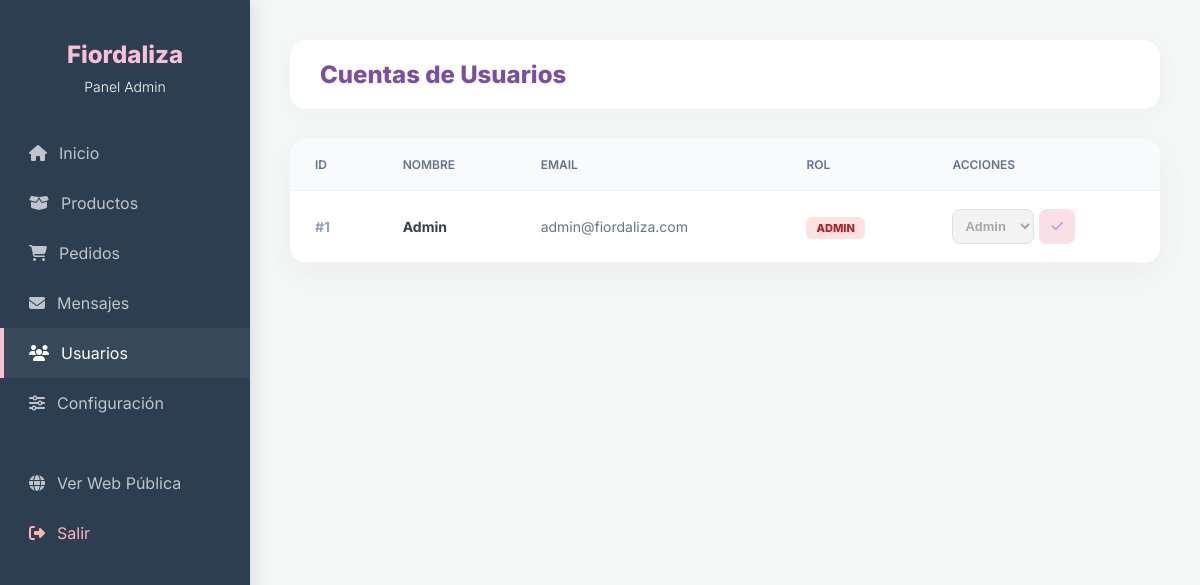
The app's page /admi/usuarios.php (signed in) with its own data.
### tables this page shows
CREATE TABLE IF NOT EXISTS `usuarios` (
    `id_usuario` INT AUTO_INCREMENT PRIMARY KEY,
    `nombre`     VARCHAR(100)  NOT NULL,
    `email`      VARCHAR(150)  NOT NULL UNIQUE,
    `contraseña` VARCHAR(255)  NOT NULL,
    `rol`        ENUM('cliente','admin') NOT NULL DEFAULT 'cliente'
);

### admi/usuarios.php (the view, shortened to what this page needs)
<?php
require '../conexion.php';
$resultado = $conexion->query("SELECT id_usuario, nombre, email, rol FROM usuarios ORDER BY id_usuario DESC");
?>
<!DOCTYPE html>
<html lang="es">
<head>
    <link rel="stylesheet" href="https://cdnjs.cloudflare.com/ajax/libs/font-awesome/6.4.2/css/all.min.css">
</head>
<body>
    <div class="sidebar" id="sidebar">
        <h2>Fiordaliza<br><span style="font-size: 14px; color: #fff; font-weight: 300;">Panel Admin</span></h2>
        <ul>
            <li><a href="dashboard.php"><i class="fa-solid fa-house"></i> Inicio</a></li>
            <li><a href="productos.php"><i class="fa-solid fa-box-open"></i> Productos</a></li>
            <li><a href="pedidos.php"><i class="fa-solid fa-cart-shopping"></i> Pedidos</a></li>
            <li><a href="mensajes.php"><i class="fa-solid fa-envelope"></i> Mensajes</a></li>
            <li><a href="usuarios.php" class="active"><i class="fa-solid fa-users"></i> Usuarios</a></li>
            <li><a href="configuracion.php"><i class="fa-solid fa-sliders"></i> Configuración</a></li>
            <li style="margin-top: 30px;"><a href="../index.php"><i class="fa-solid fa-globe"></i> Ver Web Pública</a></li>
            <li><a href="../logout.php" style="color: #ffb3b3;"><i class="fa-solid fa-right-from-bracket"></i> Salir</a></li>
        </ul>
    </div>
    <div class="contenido">
        <div class="header-content">
            <h1>Cuentas de Usuarios</h1>
        </div>
        <div class="table-container">
            <table>
                <thead>
                    <tr>
                        <th>ID</th>
                        <th>Nombre</th>
                        <th>Email</th>
                        <th>Rol</th>
                        <th>Acciones</th>
                    </tr>
                </thead>
                <tbody>
                    <?php if($resultado && $resultado->num_rows > 0): ?>
                        <?php while($row = $resultado->fetch_assoc()): ?>
                            <tr>
                                <td style="font-weight: bold; color: #94a3b8;">#<?php echo $row['id_usuario']; ?></td>
                                <td><strong><?php echo htmlspecialchars($row['nombre']); ?></strong></td>
                                <td style="color: #64748b;"><?php echo htmlspecialchars($row['email']); ?></td>
                                <td>
                                    <span class="badge <?php echo ($row['rol'] === 'admin') ? 'badge-admin' : 'badge-cliente'; ?>">
                                        <?php echo $row['rol']; ?>
                                    </span>
                                </td>
                                <td>
                                    <div style="display: flex; align-items: center;">
                                        <form method="POST" style="display: flex; gap: 5px;">
                                            <select name="rol" class="form-select" <?php echo ($row['id_usuario'] == 1) ? 'disabled' : ''; ?>>
                                                <option value="admin" <?php if($row['rol']=='admin') echo 'selected'; ?>>Admin</option>
                                            </select>
                                            <button type="submit" class="btn-update" <?php echo ($row['id_usuario'] == 1) ? 'disabled style="opacity:0.5;"' : ''; ?>><i class="fa-solid fa-check"></i></button>
                                        </form>
                                    </div>
                                </td>
                            </tr>
                        <?php endwhile; ?>
                    <?php else: ?>
                        <tr><td colspan="5" style="text-align:center; padding:40px;">No hay usuarios registrados.</td></tr>
                    <?php endif; ?>
                </tbody>
            </table>
        </div>
    </div>
</body>
</html>

### admi/usuarios.php (style rules this page uses)
:root { --primary: #c9b6e4; --primary-dark: #7a4ea3; --accent: #f6c1d4; --bg: #f4f7f6; --card-bg: #ffffff; --text-main: #2c3e50; --sidebar-bg: #2c3e50; --transition: all 0.3s ease; }
body { display: flex; font-family: 'Inter', sans-serif; margin: 0; background-color: var(--bg); color: var(--text-main); min-height: 100vh; }
.sidebar { width: 250px; background-color: var(--sidebar-bg); color: white; padding: 20px 0; box-shadow: 4px 0 15px rgba(0,0,0,0.1); position: fixed; height: 100vh; overflow-y: auto; transition: var(--transition); z-index: 1000; }
.sidebar h2 { text-align: center; font-weight: 800; color: var(--accent); margin-bottom: 30px; }
.sidebar ul { list-style: none; padding: 0; margin: 0; }
.sidebar ul li a { color: rgba(255,255,255,0.7); text-decoration: none; display: flex; align-items: center; gap: 12px; padding: 15px 25px; transition: var(--transition); border-left: 4px solid transparent; }
.sidebar ul li a:hover, .sidebar ul li a.active { background-color: rgba(255,255,255,0.05); color: white; border-left: 4px solid var(--accent); }
.contenido { margin-left: 250px; flex-grow: 1; padding: 40px; max-width: calc(100% - 250px); transition: var(--transition); }
.header-content { display: flex; justify-content: space-between; align-items: center; margin-bottom: 30px; background: var(--card-bg); padding: 20px 30px; border-radius: 16px; box-shadow: 0 4px 20px rgba(0,0,0,0.03); }
.header-content h1 { margin: 0; font-size: 24px; font-weight: 800; color: var(--primary-dark); }
.table-container { background: var(--card-bg); border-radius: 16px; box-shadow: 0 10px 30px rgba(0,0,0,0.04); overflow-x: auto; }
table { width: 100%; border-collapse: collapse; min-width: 600px; }
th, td { padding: 18px 25px; text-align: left; border-bottom: 1px solid #f1f5f9; }
th { background-color: #f8fafc; color: #64748b; font-weight: 600; text-transform: uppercase; font-size: 12px; }
td { font-size: 14px; color: #334155; vertical-align: middle; }
.badge { padding: 4px 10px; border-radius: 6px; font-size: 11px; font-weight: 800; text-transform: uppercase; }
.badge-admin { background: #fee2e2; color: #b91c1c; }
.form-select { padding: 8px; border-radius: 8px; border: 1px solid #cbd5e1; outline: none; font-size: 13px; font-weight: 600; }
.btn-update { padding: 8px 12px; border-radius: 8px; border: none; background: var(--accent); color: var(--primary-dark); font-weight: bold; cursor: pointer; transition: 0.3s; }

### records on screen
usuarios: id_usuario "1", nombre "Admin", email "admin@fiordaliza.com", rol "ADMIN", rol "Admin"
